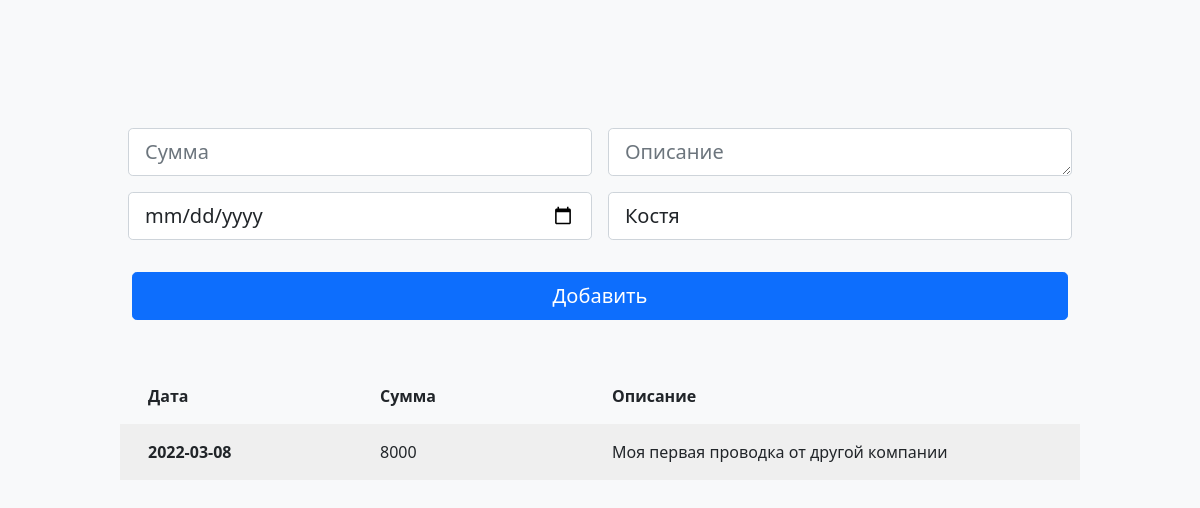
Before: / (signed in) with the older database file.
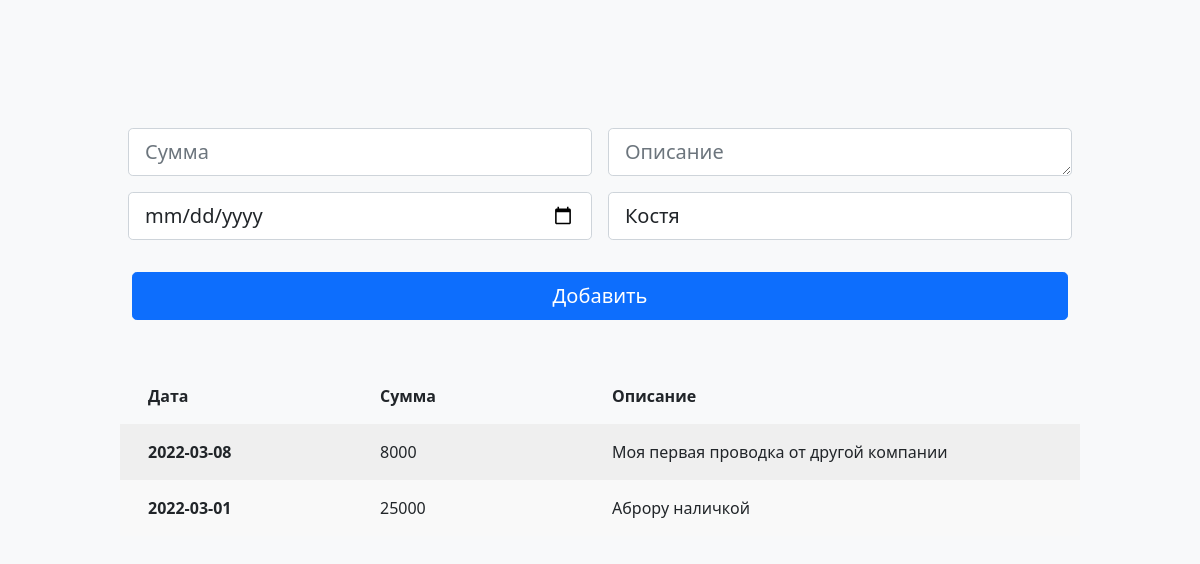
After: the same page with the newer database file.
### models.py (models this page shows, shortened)
class UserModel(UserMixin, db.Model):
    __tablename__ = 'users'
    id = db.Column(db.Integer, primary_key=True)
    user_name = db.Column(db.String(100))
    password_hash = db.Column(db.String(500))
    company_id = db.Column(db.Integer, db.ForeignKey('companies.id'))

class Post(db.Model):
    __tablename__ = 'posts'
    id = db.Column(db.Integer, primary_key=True)
    amount = db.Column(db.String(80), unique=False)
    description = db.Column(db.String(500))
    user_name = db.Column(db.String(100))
    company_id = db.Column(db.String(100))
    date = db.Column(db.String(100))

### app.py (the view, shortened to what this page needs)
@app.route('/blog', methods=['POST', 'GET'])
@app.route('/', methods=['POST', 'GET'])
@login_required
def blog():
    if not current_user.is_authenticated:
        return redirect('/company_register')
    company_id = current_user.company_id
    user_name = current_user.user_name
    posts = db.session.query(Post).filter_by(company_id=company_id).all()
    print(posts)
    return render_template('blog.html', posts=posts, user_name=user_name)

### models.py (called while the page is built)
@login.user_loader
def load_user(id):
    return UserModel.query.get(int(id))

### templates/blog.html (shortened to what this page needs)
{% extends 'base.html' %}
{% block content %}
<body class="bg-light">
<div class="container">
    <main>
        <div class="py-5 text-center">
        </div>
        <div class="row g-5">
            <div class="col-xs-12 col-sm-12 col-md-12 col-lg-12">
                <form class="needs-validation" action="{{url_for('blog')}}" method="post" novalidate>
                    <div class="row">
                        <div class="col-xs-12  col-sm-12 col-lg-6 p-2">
                            <input autofocus type="number" class="form-control form-control-lg" id="amount"
                                   name="amount"
                                   placeholder="Сумма" value=""
                                   required>
                        </div>
                        <div class="col-xs-12 col-sm-12 col-lg-6 p-2">
                            <textarea class="form-control form-control-lg" rows="1" cols="45"
                                      id="description" name="description"
                                      placeholder="Описание"
                                      required></textarea>
                        </div>
                        <div class="col-xs-12 col-sm-12 col-lg-6 p-2">
                            <input type="date" class="form-control form-control-lg" id="date" name="date"
                                   placeholder="Дата"
                                   value="" required>
                        </div>
                        <div class="col-xs-12 col-sm-12 col-lg-6 p-2">
                            <input type="text" class="form-control form-control-lg" id="who" name="user_name"
                                   placeholder="Имя"
                                   value="{{user_name}}" required>
                        </div>
                    </div>
                    <button class="w-100 btn btn-primary btn-lg" type="submit">Добавить</button>
                </form>
                <br>
                <br>
                <div class="row p-3">
                    <div class="col">
                        <b>Дата</b>
                    </div>
                    <div class="col">
                        <b>Сумма</b>
                    </div>
                    <div class="col-6">
                        <b>Описание</b>
                    </div>
                </div>
                {% for p in posts %}
                <div class="row row-striped p-3">
                    <div class="col">
                        <b>{{p.date}}</b>
                    </div>
                    <div class="col">
                        {{p.amount}}
                    </div>
                    <div class="col-6">
                        {{p.description}}
                    </div>
                </div>
                {% endfor %}
            </div>
        </div>
    </main>
</div>
{% endblock %}

### templates/base.html (shortened to what this page needs)
<!DOCTYPE html>
<html>
<head>
    <link href="https://cdn.jsdelivr.net/npm/bootstrap@5.1.3/dist/css/bootstrap.min.css" rel="stylesheet"
>
    <link rel="stylesheet" href="{{url_for('static', filename='form-validation.css') }}">
</head>
{% block content %}{% endblock %}
</body>
</html>

### static/form-validation.css (style rules this page uses)
.container { max-width: 960px; }

### templates/base.html (style rules this page uses)
.row-striped:nth-of-type(odd) { background-color: #F9F9F9; }
.row-striped:nth-of-type(even) { background-color: #EFEFEF; }

Changed rows visible on the page:
added Post: date "2022-03-01", amount "25000", description "Аброру наличкой"
